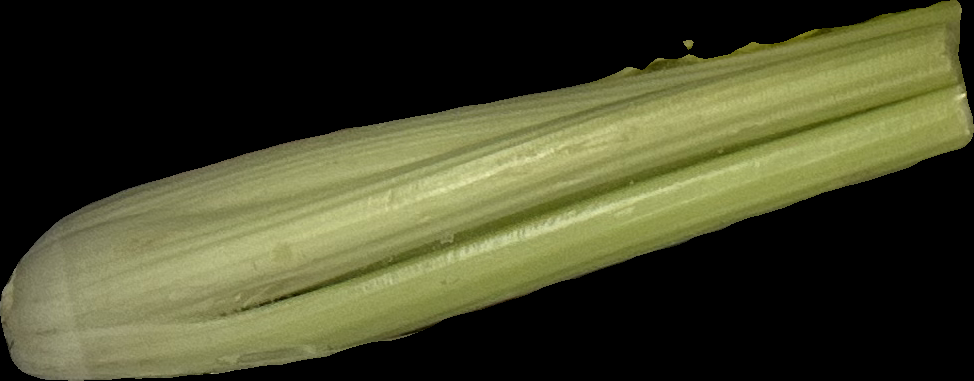
#> input picture src/celery.png, 974 x 381 px
$ python -i request_example_for_frontend.py   (imports and definitions only)
#> lines starting #> are read from the running program, lines starting #| are printed output that depends on the picture
import json
import logging
import tempfile
from io import BytesIO
from pathlib import Path

import numpy as np
import requests
from PIL import Image, UnidentifiedImageError
from pillow_heif import register_heif_opener
from skimage.transform import rescale

PROTOCOL = "https"
HOST = "edbrown.mids255.com"
PORT = 443

Image.MAX_IMAGE_PIXELS = 110000000

endpoint = f"{PROTOCOL}://{HOST}:{PORT}/predict"
class_list_endpoint = f"{PROTOCOL}://{HOST}:{PORT}/classes"

# [1 line not run here, left out]


def center_crop(image: np.array, target_height: int, target_width: int) -> np.array:
    """
    Perform a center crop on the input image.

    Parameters:
    - image: NumPy array representing the input image.
    - target_height: Desired height of the cropped image.
    - target_width: Desired width of the cropped image.

    Returns:
    - Cropped image.
    """
    height, width = image.shape[:2]

    # Calculate the crop box
    crop_top = max(0, (height - target_height) // 2)
    crop_left = max(0, (width - target_width) // 2)
    crop_bottom = min(height, crop_top + target_height)
    crop_right = min(width, crop_left + target_width)

    # Perform the crop
    cropped_image = image[crop_top:crop_bottom, crop_left:crop_right, :]

    return cropped_image


def rescale_image(image: np.ndarray, new_image_size: int = 64) -> tuple:
    """
    Rescale the image to a standard size. Median for our dataset is 35x35.
    Use order = 5 for (Bi-quintic) #Very slow Super high quality result.
    Settle on 64x64 for our standard size after discussion with professor.
    There will be some cropping of the image, but we'll center the crop.
    This function will take an input image for type uint8 or float(64,32)
    and always return an image of dtype float64 which we truncate back to float32
    which is our standard image format due to cvtColor limitations
    """
    scale = new_image_size / min(image.shape[:2])
    image = rescale(image, scale, order=5, anti_aliasing=True, channel_axis=2)
    image = image[
        int(image.shape[0] / 2 - new_image_size / 2) : int(
            image.shape[0] / 2 + new_image_size / 2
        ),
        int(image.shape[1] / 2 - new_image_size / 2) : int(
            image.shape[1] / 2 + new_image_size / 2
        ),
        :,
    ]
    scaled_image_height = image.shape[0]
    scaled_image_width = image.shape[1]
    return (
        scaled_image_width,
        scaled_image_height,
        image,
    )


def rescale_image_for_imagenet(image_path: str, new_image_size: int = 256) -> np.array:
    """
    Reads a file from the OS with PIL and center crops it to 256,256 then rescale
    it to 224,224 for use with the ImageNet pre-trained models. Should now work with HEIC
    images with the addition of pillow_heif.
    """
#> called with image_path = 'celery.png', new_image_size = 256
    image_path = Path(image_path)
    if not image_path.exists():
        logging.error(f"ERROR: Missing Image: {image_path}")
        return (0, 0, 0, "")
    try:
        image = Image.open(image_path)
#> image is the input picture: PIL image 974x381 RGB; mean R, G, B 68.4, 69.8, 42.2
    except UnidentifiedImageError:
        logging.error(f"ERROR: Unidentified Image: {image_path}")
        return (0, 0, 0, "")
    if image.format == "PNG":
        if image.mode != "RGBA":
            image = image.convert("RGBA")
#> image: PIL image 974x381 RGBA
        else:
            image = image.convert("RGB")
    else:
        image = image.convert("RGB")

    image_data = np.asarray(image, dtype=np.float64) / 255.0
    _, _, rs_image = rescale_image(image_data, new_image_size=new_image_size)
#> in rescale_image, `image = image[ int(image.shape[0] / 2 - new_image_size / 2) : int( ima..`:
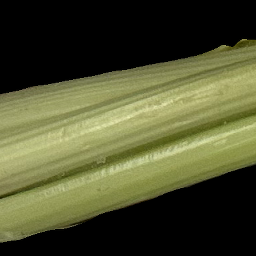
#> image: shape (256, 256, 4) float64; mean of channels 0, 1, 2, 3 0.306, 0.314, 0.188, 1; transparent parts drawn white
    cropped_image = center_crop(rs_image, 224, 224)
#> in center_crop, `cropped_image = image[crop_top:crop_bottom, crop_left:crop_right, :]`:
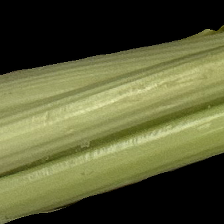
#> cropped_image: shape (224, 224, 4) float64; mean of channels 0, 1, 2, 3 0.35, 0.36, 0.216, 1; transparent parts drawn white
    bio = BytesIO()
    Image.fromarray((cropped_image * 255).astype(np.uint8)).save(bio, format="PNG")
    return bio


def main():
    debug = True
    file_to_predict = Path("celery.heic")
    if not file_to_predict.exists():
        raise FileNotFoundError(f"File {file_to_predict} not found")

    bio = rescale_image_for_imagenet(file_to_predict)
    with tempfile.NamedTemporaryFile(suffix=".png") as f:
        f.write(bio.getvalue())
        f.seek(0)
        files = {"file": f}
        headers = {"accept": "application/json"}
        response = requests.post(endpoint, files=files, headers=headers)

    print(response.status_code)
    print(json.dumps(response.json()))

    class_list_results = requests.get(class_list_endpoint)
    print(class_list_results.status_code)
    print(json.dumps(class_list_results.json()))


# [2 lines not run here, left out]

>>> result = rescale_image_for_imagenet('celery.png')
